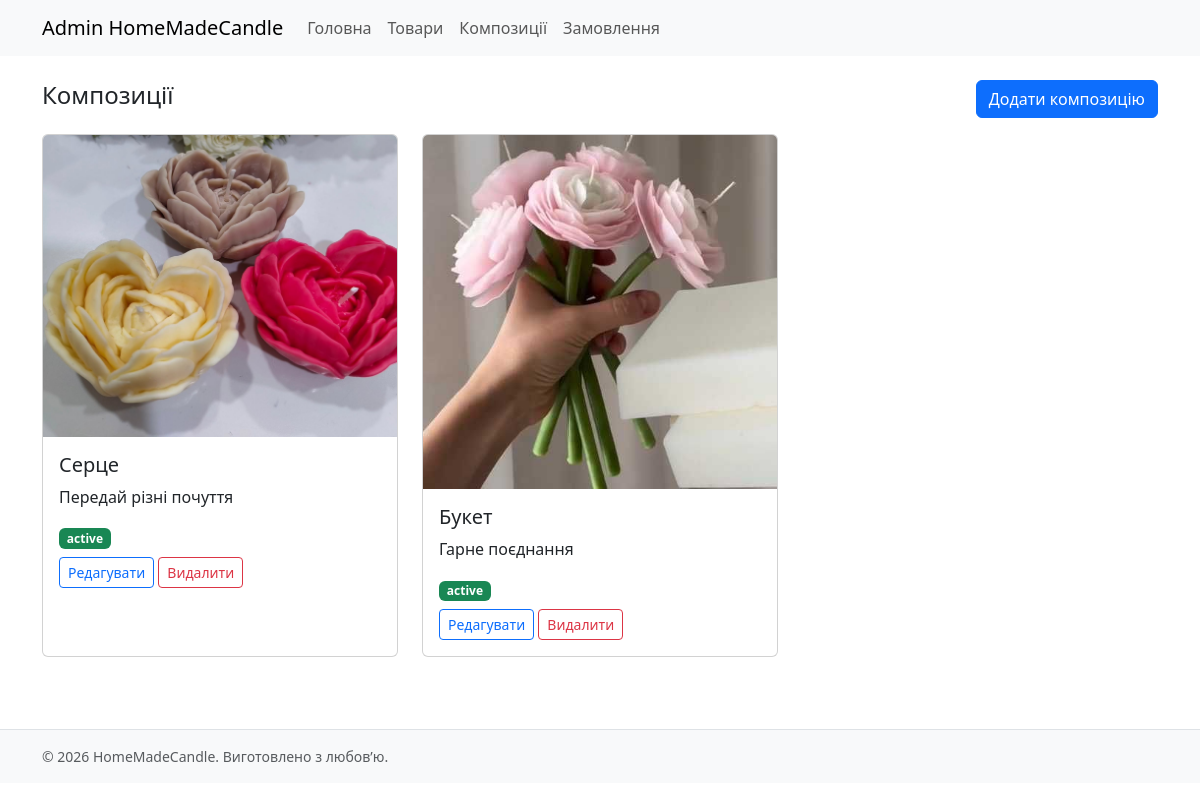
The page /admin/compositions (signed in) on the database its author committed.
### models.py (models this page shows)
class Composition(db.Model):
    id = db.Column(db.Integer, primary_key=True)
    title = db.Column(db.String(120), nullable=False)
    description = db.Column(db.Text)
    image = db.Column(db.String(255))   # шлях до фото (filename)
    is_active = db.Column(db.Boolean, default=True)
    created_at = db.Column(db.DateTime, default=datetime.utcnow)

### blueprints/admin/routes.py (the view)
@bp.route("/compositions")
@login_required
def composition_list():
    compositions = Composition.query.order_by(Composition.created_at.desc()).all()
    return render_template("admin/composition_list.html", compositions=compositions)

### blueprints/admin/routes.py (called while the page is built)
@login_manager.user_loader
def load_user(user_id):
    return User.query.get(int(user_id))

### templates/admin/composition_list.html
{% extends "base.html" %}
{% block content %}
<div class="container">
  <div class="d-flex justify-content-between align-items-center mb-3">
    <h1 class="h4">Композиції</h1>
    <a class="btn btn-primary" href="{{ url_for('admin.composition_new') }}">Додати композицію</a>
  </div>
  <div class="row">
    {% for c in compositions %}
      <div class="col-12 col-md-6 col-lg-4 mb-4">
        <div class="card h-100">
          {% if c.image %}
          <img class="card-img-top img-fluid" src="{{ url_for('static', filename='img/uploads/' ~ c.image) }}" alt="{{ c.title }}">
          {% endif %}
          <div class="card-body">
            <h5 class="card-title">{{ c.title }}</h5>
            <p class="card-text">{{ c.description }}</p>
            <span class="badge text-bg-{{ 'success' if c.is_active else 'secondary' }}">{{ 'active' if c.is_active else 'inactive' }}</span>
            <div class="mt-2">
              <a class="btn btn-outline-primary btn-sm" href="{{ url_for('admin.composition_edit', comp_id=c.id) }}">Редагувати</a>
              <form method="post" action="{{ url_for('admin.composition_delete', comp_id=c.id) }}" style="display:inline;">
                <button class="btn btn-outline-danger btn-sm" type="submit">Видалити</button>
              </form>
            </div>
          </div>
        </div>
      </div>
    {% else %}
      <p>Наразі немає композицій.</p>
    {% endfor %}
  </div>
</div>
{% endblock %}

### static/css/main.css (style rules this page uses)
body { font-family: system-ui, -apple-system, Segoe UI, Roboto, sans-serif; }
.card-img-top { object-fit: cover; }

### rows shown on the page
Composition: image (picture), title "Серце", description "Передай різні почуття", is_active "active"
Composition: image (picture), title "Букет", description "Гарне поєднання", is_active "active"

### other values the page prints
{{ 2026 }} "2026"
